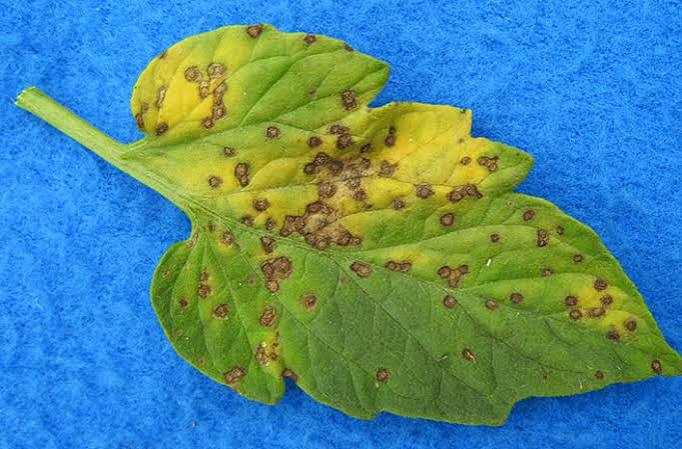
#> input picture leaf.jpg, 682 x 449 px
$ python -i segmentation.py   (imports and definitions only)
#> lines starting #> are read from the running program, lines starting #| are printed output that depends on the picture; after the words box and inside, x2 and y2 are one past the last pixel; in counts of white or black regions, pixels touching at a corner belong together
#> further down, picture is the input picture: shape (449, 682, 3); mean B, G, R 142.4, 138.3, 80.9
import cv2
import numpy as np


def segment_leaf(image):
    """
    Segment the green leaf from the background.

    Returns:
        mask: Binary mask of the detected leaf
        segmented: Image containing only the leaf
    """

    # Convert BGR image to HSV
    hsv = cv2.cvtColor(image, cv2.COLOR_BGR2HSV)
#> hsv: shape (449, 682, 3); mean H, S, V 71.9, 193, 190

    # Define green color range
    lower_green = np.array([25, 40, 40])
    upper_green = np.array([95, 255, 255])

    # Create binary mask
    mask = cv2.inRange(hsv, lower_green, upper_green)
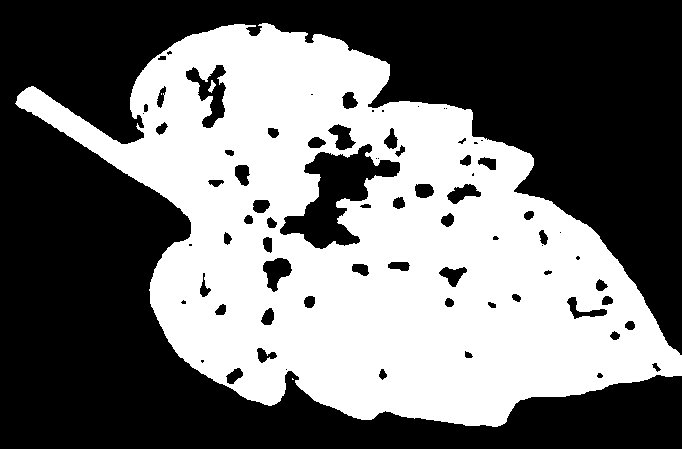
#> mask: shape (449, 682); 44.1% white; 4 white regions (2 under 20 px), largest, box (x1, y1, x2, y2) and area: (15, 23, 682, 427) 135126, (208, 80, 216, 93) 49

    # -------------------------------
    # Morphological Opening
    # -------------------------------

    kernel = np.ones((5, 5), np.uint8)

    mask = cv2.morphologyEx(
        mask,
        cv2.MORPH_OPEN,
        kernel
    )
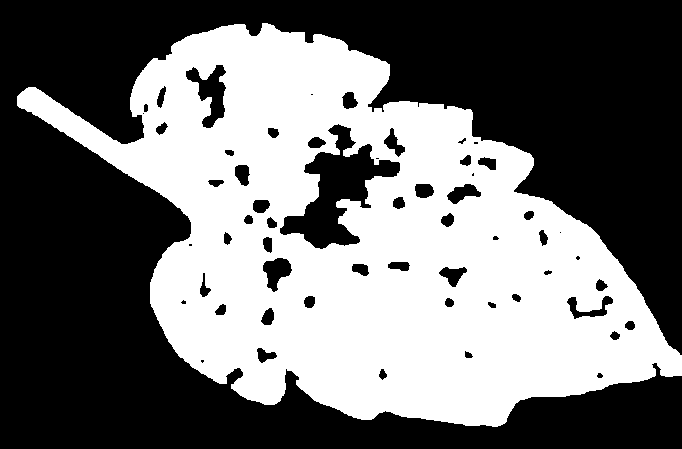
#> mask: shape (449, 682); 44% white; 1 white region, box (x1, y1, x2, y2) and area: (17, 23, 682, 427) 134647

    # -------------------------------
    # Morphological Closing
    # -------------------------------

    mask = cv2.morphologyEx(
        mask,
        cv2.MORPH_CLOSE,
        kernel
    )
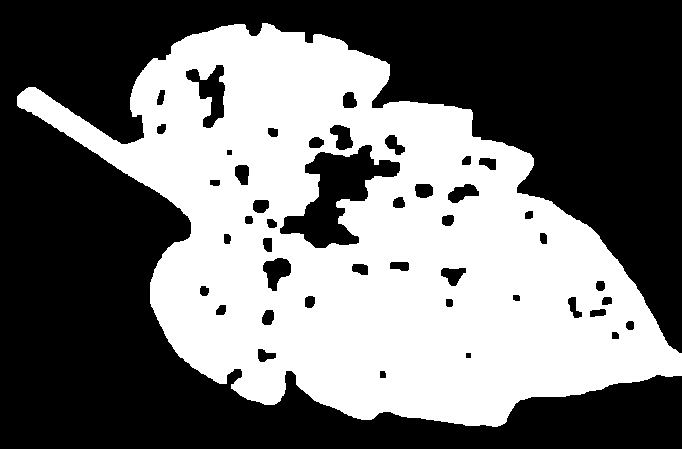
#> mask: shape (449, 682); 44.3% white; 1 white region, box (x1, y1, x2, y2) and area: (17, 23, 682, 427) 135668

    # -------------------------------
    # Apply mask to original image
    # -------------------------------

    segmented = cv2.bitwise_and(
        image,
        image,
        mask=mask
    )
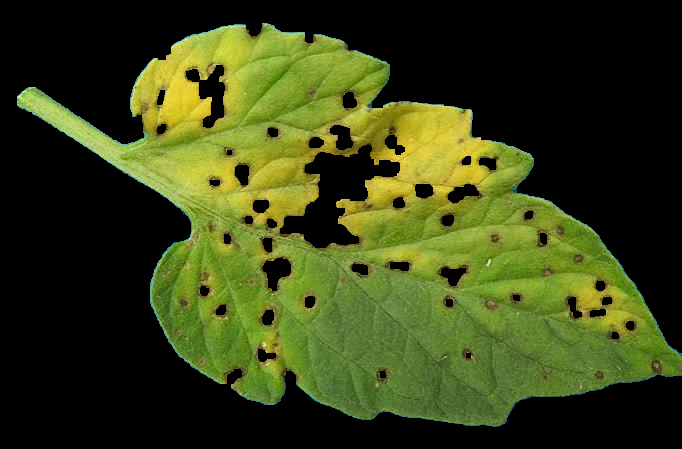
#> segmented: shape (449, 682, 3); mean B, G, R 22.1, 65.6, 56.1

    return mask, segmented

>>> import cv2
>>> picture = cv2.imread('../leaf.jpg')
>>> result = segment_leaf(picture)
